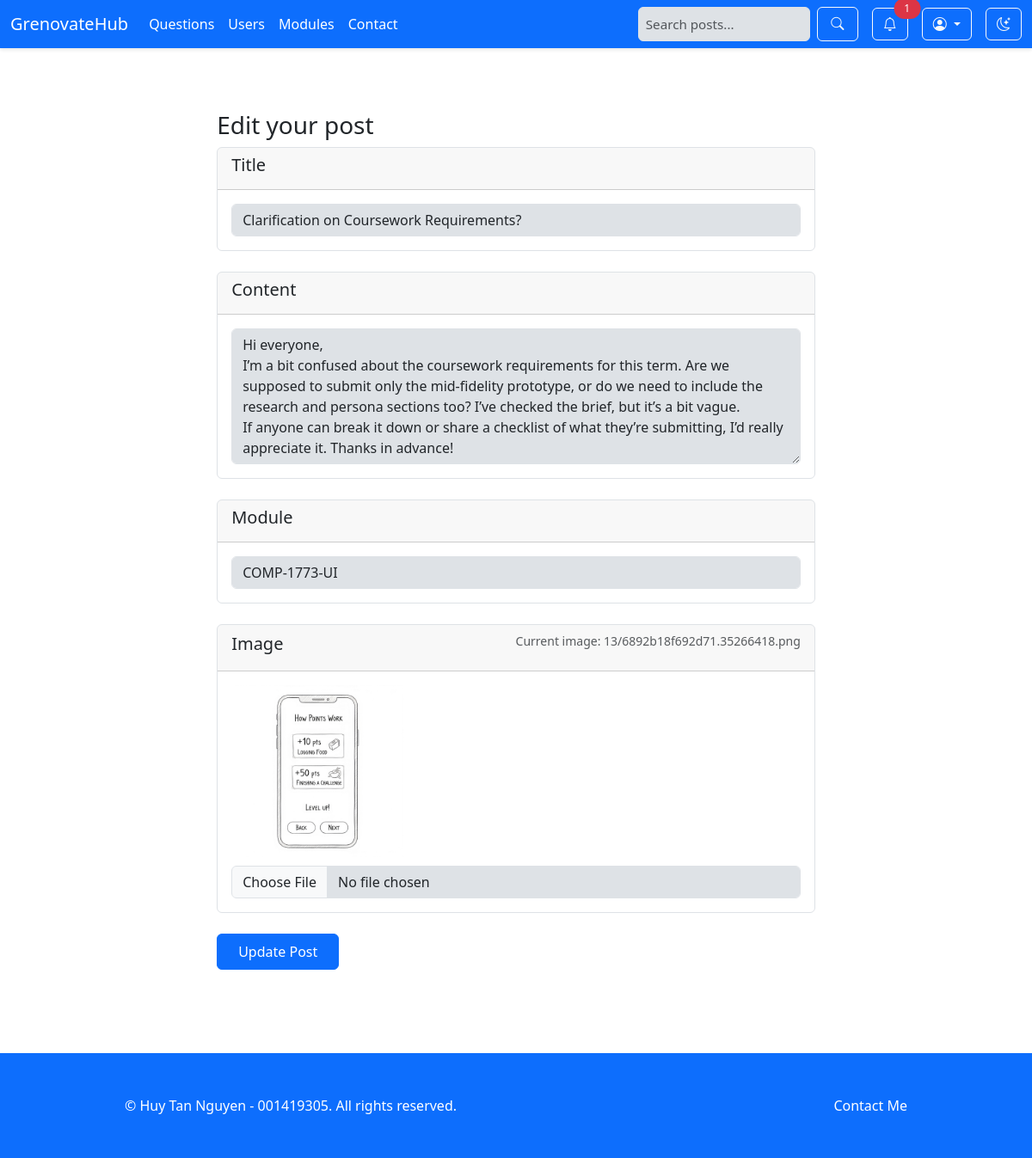
Page /web1-project-final/edit_post.php?id=38 (signed in) on the committed database.
### tables this page shows
CREATE TABLE `posts` (
  `ID` bigint(20) NOT NULL,
  `Title` varchar(255) NOT NULL,
  `Content` text NOT NULL,
  `Image` varchar(255) DEFAULT NULL,
  `AuthorID` bigint(20) DEFAULT NULL,
  `ModuleID` bigint(20) DEFAULT NULL,
  `DateCreated` timestamp NOT NULL DEFAULT current_timestamp()
);

CREATE TABLE `modules` (
  `ID` bigint(20) NOT NULL,
  `ModuleName` varchar(50) NOT NULL,
  `Description` text DEFAULT NULL
);

### web1-project-final/edit_post.php (called while the page is built, shortened)
<?php
include_once 'includes/DatabaseConnection.php';
include_once 'includes/DatabaseFunction.php';
try {
    $postID = $_GET['id'];
    $post = getPostForEdit($pdo, $postID);
    if (isset($_POST['submit'])) {
        $currentImage = $post['Image'];
        include 'upload/upload.php';
        $imagePath= $imagePath ?? $currentImage;
        if ($imagePath !== $currentImage && $currentImage && file_exists('upload/uploads/' . $currentImage)) {
            unlink('upload/uploads/' . $currentImage);
        }
        $moduleId = $_POST['module_id'] === 'null' ? null : $_POST['module_id'];
        updatePost($pdo, $postID, $_POST['title'], $_POST['content'], $imagePath, $moduleId);
        header('Location: view_post.php?id=' . $postID);
        exit;
    } else {
        $modules = getAllModules($pdo);
        include 'templates/edit_post.html.php';
    }
} catch (Exception $e) {
    $title = 'An error has occurred';
    $output = 'Error: ' . $e->getMessage();
}
include 'templates/layout.html.php';
?>

### web1-project-final/includes/DatabaseFunction.php (called while the page is built, shortened)
<?php
function query($pdo, $sql, $parameters = []) {
    $query = $pdo->prepare($sql);
    foreach ($parameters as $key => $value) {
        if (is_int($value)) {
            $query->bindValue($key, $value, PDO::PARAM_INT);
        } else if (is_bool($value)) {
            $query->bindValue($key, $value, PDO::PARAM_BOOL);
        } else if (is_null($value)) {
            $query->bindValue($key, $value, PDO::PARAM_NULL);
        } else {
            $query->bindValue($key, $value, PDO::PARAM_STR);
        }
    }
    $query->execute();
    return $query;
}
function fetchOne($pdo, $sql, $parameters = []) {
    $query = query($pdo, $sql, $parameters);
    return $query->fetch(PDO::FETCH_ASSOC);
}
function fetchAll($pdo, $sql, $parameters = []) {
    $query = query($pdo, $sql, $parameters);
    return $query->fetchAll(PDO::FETCH_ASSOC);
}
function getPostForEdit($pdo, $postId) {
  $sql = 'SELECT ID, Title, Content, Image, AuthorID, ModuleID, DateCreated FROM Posts WHERE ID = :id';
  return fetchOne($pdo, $sql, [':id' => $postId]);
}
function getAllModules($pdo) {
  $sql = 'SELECT ID AS id, ModuleName AS name FROM Modules';
  return fetchAll($pdo, $sql);
}

### web1-project-final/templates/edit_post.html.php (the view, shortened to what this page needs)
<div class="container mt-4" style="max-width: 1000px;">
    <div class="col-lg-10 mx-auto py-4 px-5">
        <h2 class="h3 font-weight-bold mb-2">Edit your post</h2>
        <form action="" method="POST" enctype="multipart/form-data" class="space-y-4" id="edit-post-form">
            <div class="card">
                <div class="card-header">
                    <h3 class="h5 font-weight-bold">Title</h3>
                </div>
                <div class="card-body">
                    <input type="text" name="title" id="title" class="form-control" value="<?php echo htmlspecialchars($post['Title']); ?>" required minlength="10" maxlength="255">
                </div>
            </div>
            <br>
            <div class="card">
                <div class="card-header">
                    <h3 class="h5 font-weight-bold">Content</h3>
                </div>
                <div class="card-body">
                    <textarea name="content" id="content" class="form-control" rows="6" required minlength="20"><?php echo htmlspecialchars($post['Content']); ?></textarea>
                </div>
            </div>
            <br>
            <div class="card">
                <div class="card-header">
                    <h3 class="h5 font-weight-bold">Module</h3>
                </div>
                <div class="card-body">
                    <select name="module_id" class="form-control">
                        <?php foreach ($modules as $module): ?>
                            <option value="<?php echo $module['id']; ?>" <?php echo $module['id'] == $post['ModuleID'] ? 'selected' : ''; ?>>
                                <?php echo htmlspecialchars($module['name']); ?>
                            </option>
                        <?php endforeach; ?>
                    </select>
                </div>
            </div>
            <br>
            <div class="card">
                <div class="card-header">
                    <h3 class="h5 font-weight-bold">Image</h3>
                    <p class="text-muted small">Current image: <?php echo $post['Image'] ? htmlspecialchars($post['Image']) : 'None'; ?></p>
                </div>
                <div class="card-body">
                    <?php if ($post['Image']): ?>
                        <img src="upload/uploads/<?php echo htmlspecialchars($post['Image']); ?>" alt="Current Image" style="max-width: 200px; margin-bottom: 10px;">
                    <?php endif; ?>
                    <input type="file" name="image" class="form-control" accept="image/jpeg, image/png, image/gif">
                </div>
            </div>
            <br>
            <div class="d-flex justify-content-start">
                <button type="submit" name="submit" class="btn btn-primary px-4 py-2">Update Post</button>
            </div>
        </form>
    </div>
</div>

### web1-project-final/index.css (style rules this page uses)
:root { --primary: #0d6efd; --primary-foreground: #ffffff; --secondary: #6c757d; --secondary-foreground: #ffffff; --accent: #e9ecef; --accent-foreground: #212529; --background: #ffffff; --foreground: #212529; --card: #ffffff; --card-foreground: #212529; --border: #dee2e6; --input: #dee2e6; --ring: #0d6efd; --radius: 0.375rem; --font-family: system-ui, -apple-system, "Segoe UI", Roboto; }
body { font-family: var(--font-family); background-color: var(--background); color: var(--foreground); }
.card { background-color: var(--card); color: var(--card-foreground); border-color: var(--border); transition: transform 0.2s; }
.btn { border-radius: var(--radius); }
.form-control, .form-select { background-color: var(--input); border-color: var(--border); color: var(--foreground); }
.card-header { display: flex; justify-content: space-between; align-items: center; }
.container { max-width: 120vh; margin: 0 auto; padding: 25px; }
.btn-primary { background: var(--primary); color: var(--primary-foreground); border: 1px solid var(--primary); }

### rows in the picture
posts: title "Clarification on Coursework Requirements?", content "Hi everyone, I’m a bit confused about the coursework requirements for this term. Are we supposed to submit only the mid-fidelity prototype, or do we need to include the research and persona sections too? I’ve checked the brief, but it’s a bit vague. If anyone can break it down or share a checklist of what they’re submitting, I’d really appreciate it. Thanks in advance!", module_id "COMP-1773-UI", Image "13/6892b18f692d71.35266418.png", Image (picture)

### other values in the picture
$unread_count "1"
